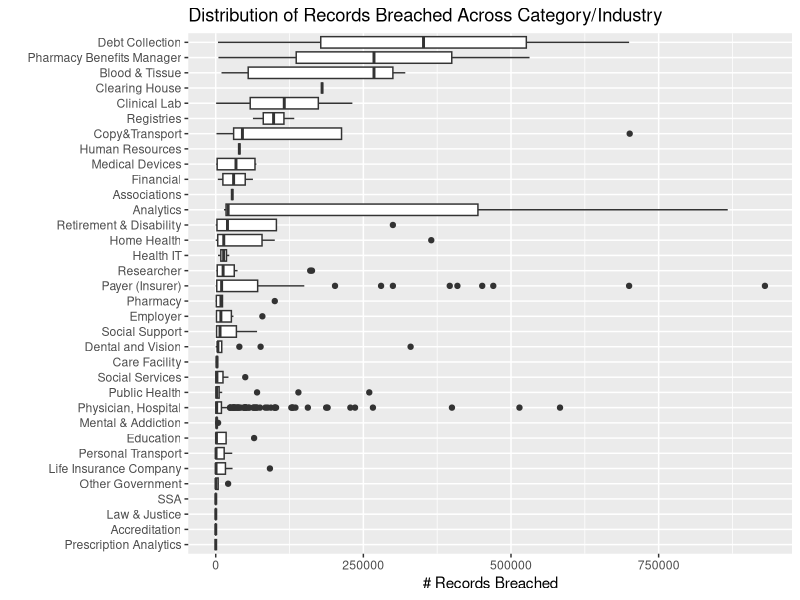
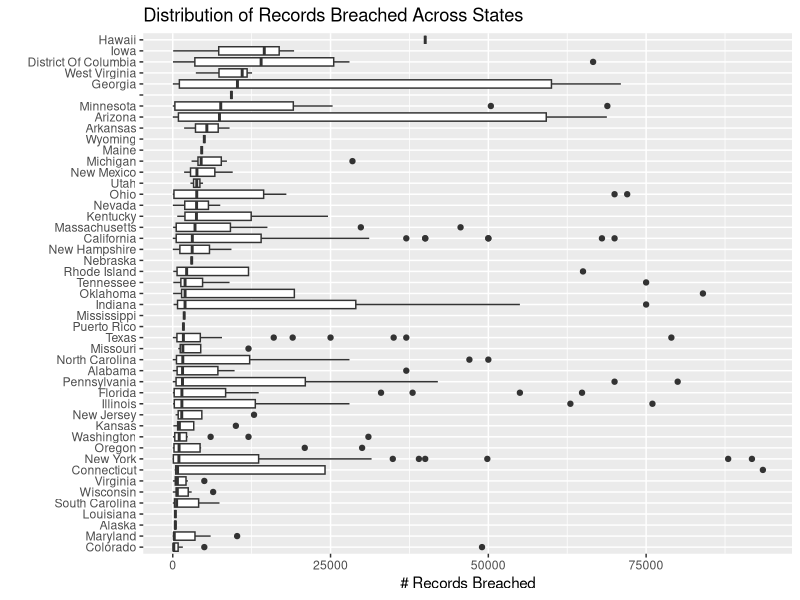
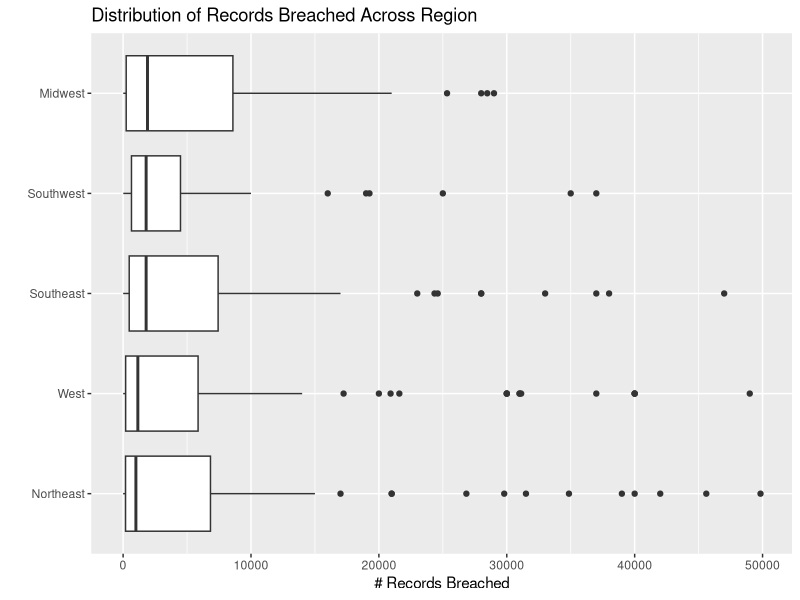

The R script that drew these images, in order:
## ---- chunk 1
library(data.table)
library(glue)
library(tidyverse)

dt.master <-fread("health_care_data/master.csv")
## ---- chunk 2
cat_records_breached <- dt.master %>% filter(records_breached <1000000& !is.na(records_breached)) %>% select(records_breached, cat_name)
ggplot(data = cat_records_breached,aes(x = reorder(cat_name,records_breached,FUN =median), y =records_breached)) + geom_boxplot() + coord_flip() + ggtitle("Distribution of Records Breached Across Category/Industry") + ylab("# Records Breached") + xlab("")

state_records_breached <-dt.master %>%filter(!is.na(records_breached) & records_breached <100000) %>% select(state, records_breached)
ggplot(data = state_records_breached,aes(x = reorder(state,records_breached,FUN =median), y =records_breached)) + geom_boxplot() + coord_flip() + ggtitle("Distribution of Records Breached Across States") + ylab("# Records Breached") + xlab("")

region_records_breached <-dt.master %>%filter(!is.na(records_breached) & records_breached <50000 & region!="" & region!="Puerto Rico") %>% select(region, records_breached, state)
ggplot(data = region_records_breached,aes(x = reorder(region,records_breached,FUN =median), y =records_breached)) + geom_boxplot() + coord_flip() + ggtitle("Distribution of Records Breached Across Region") + ylab("# Records Breached") + xlab("")
